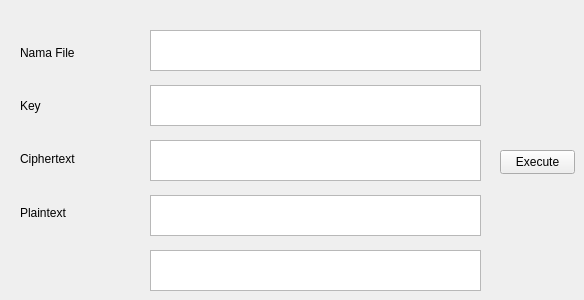
        <widget class="QWidget" name="tab_9">
         <attribute name="title">
          <string>Tab 1</string>
         </attribute>
         <widget class="QLabel" name="label_10">
          <property name="geometry">
           <rect>
            <x>20</x>
            <y>37</y>
            <width>101</width>
            <height>31</height>
           </rect>
          </property>
          <property name="text">
           <string>Nama File</string>
          </property>
         </widget>
         <widget class="QLabel" name="label_11">
          <property name="geometry">
           <rect>
            <x>20</x>
            <y>90</y>
            <width>101</width>
            <height>31</height>
           </rect>
          </property>
          <property name="text">
           <string>Key</string>
          </property>
         </widget>
         <widget class="QLabel" name="label_12">
          <property name="geometry">
           <rect>
            <x>20</x>
            <y>143</y>
            <width>121</width>
            <height>31</height>
           </rect>
          </property>
          <property name="text">
           <string>Ciphertext</string>
          </property>
         </widget>
         <widget class="QLabel" name="label_13">
          <property name="geometry">
           <rect>
            <x>20</x>
            <y>203</y>
            <width>121</width>
            <height>20</height>
           </rect>
          </property>
          <property name="text">
           <string>Plaintext</string>
          </property>
         </widget>
         <widget class="QPlainTextEdit" name="plainTextEdit_11">
          <property name="geometry">
           <rect>
            <x>150</x>
            <y>30</y>
            <width>331</width>
            <height>41</height>
           </rect>
          </property>
         </widget>
         <widget class="QPlainTextEdit" name="plainTextEdit_12">
          <property name="geometry">
           <rect>
            <x>150</x>
            <y>85</y>
            <width>331</width>
            <height>41</height>
           </rect>
          </property>
         </widget>
         <widget class="QPlainTextEdit" name="plainTextEdit_13">
          <property name="geometry">
           <rect>
            <x>150</x>
            <y>140</y>
            <width>331</width>
            <height>41</height>
           </rect>
          </property>
         </widget>
         <widget class="QPlainTextEdit" name="plainTextEdit_14">
          <property name="geometry">
           <rect>
            <x>150</x>
            <y>195</y>
            <width>331</width>
            <height>41</height>
           </rect>
          </property>
         </widget>
         <widget class="QPlainTextEdit" name="plainTextEdit_15">
          <property name="geometry">
           <rect>
            <x>150</x>
            <y>250</y>
            <width>331</width>
            <height>41</height>
           </rect>
          </property>
         </widget>
         <widget class="QPushButton" name="pushButton_3">
          <property name="geometry">
           <rect>
            <x>500</x>
            <y>150</y>
            <width>75</width>
            <height>24</height>
           </rect>
          </property>
          <property name="text">
           <string>Execute</string>
          </property>
         </widget>
        </widget>
